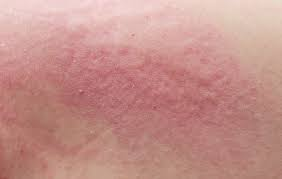
#> input picture flask web/uploads/img549.jpg, 282 x 179 px
$ python -i pipeline.py   (imports and definitions only)
#> lines starting #> are read from the running program, lines starting #| are printed output that depends on the picture; after the words box and inside, x2 and y2 are one past the last pixel; in counts of white or black regions, pixels touching at a corner belong together
import os
import cv2
import numpy as np
import tensorflow as tf
from tensorflow.keras.preprocessing import image

# Informasi medis klinis komprehensif untuk setiap derajat luka bakar
CLINICAL_INFO = {
    'Class1': {
        'grade': 'GRADE 1',
        'title': '1st Degree Burn (Superficial)',
        'severity': 'Mild',
        'badge_color': '#10b981',
        'depth': 'Lapisan Epidermis (Hanya kulit terluar)',
        'description': 'Luka bakar superfisial yang hanya mengenai lapisan epidermis. Ditandai dengan kulit memerah, kering, terasa perih atau panas saat disentuh, tanpa lepuhan (blister).',
        'healing_time': '3 - 6 hari tanpa meninggalkan jaringan parut (scar).',
        'protocols': [
            'Alirkan air sejuk bersih (bukan air es) selama 10-15 menit pada area luka.',
            'Oleskan gel lidah buaya murni (aloe vera) atau pelembap berbahan dasar air.',
            'Jangan gunakan pasta gigi, mentega, atau minyak goreng pada luka bakar.',
            'Lindungi luka dari paparan langsung sinar matahari hingga sembuh.',
            'Konsumsi analgesik ringan (misal paracetamol) jika terasa nyeri mengganggu.'
        ],
        'emergency_alert': False
    },
    'Class2': {
        'grade': 'GRADE 2',
        'title': '2nd Degree Burn (Partial Thickness)',
        'severity': 'Moderate',
        'badge_color': '#f59e0b',
        'depth': 'Lapisan Epidermis & Sebagian Dermis',
        'description': 'Luka bakar yang menembus lapisan dermis. Ditandai dengan kulit sangat merah, bengkak, lepuhan berisi cairan (bula/blister), dan rasa nyeri yang intens.',
        'healing_time': '2 - 3 minggu dengan perawatan luka steril yang konsisten.',
        'protocols': [
            'Dinginkan segera dengan air mengalir suhu ruang selama minimal 15-20 menit.',
            'JANGAN PERNAH memecahkan lenting atau lepuhan kulit untuk mencegah infeksi sekunder.',
            'Tutup luka secara longgar menggunakan perban atau kassa steril non-stick.',
            'Hindari penggunaan kapas berserat yang dapat menempel pada luka basah.',
            'Segera konsultasikan ke fasilitas medis / dokter untuk pemberian salep antibiotik topikal.'
        ],
        'emergency_alert': False
    },
    'Class3': {
        'grade': 'GRADE 3',
        'title': '3rd Degree Burn (Full Thickness)',
        'severity': 'Severe Emergency',
        'badge_color': '#f43f5e',
        'depth': 'Seluruh Lapisan Dermis hingga Jaringan Subkutan',
        'description': 'Luka bakar dalam yang menghancurkan seluruh ketebalan kulit dan folikel rambut. Kulit tampak putih lilin, kasar, kecokelatan, atau hangus kehitaman. Mungkin tidak terasa sakit karena ujung saraf telah rusak.',
        'healing_time': 'Membutuhkan penanganan bedah (debridement & skin graft) dan rehabilitasi panjang.',
        'protocols': [
            'HUBUNGI NOMOR GAWAT DARURAT (118/119) ATAU KE IGD SEGERA!',
            'Jangan melepaskan pakaian yang melekat atau menempel erat pada luka bakar.',
            'Jangan merendam area luka dalam air es, karena berisiko memicu hipotermia dan syok.',
            'Tutup area luka secara longgar dengan kain atau perban steril yang kering dan bersih.',
            'Tinggikan posisi ekstremitas yang terluka di atas posisi jantung jika memungkinkan.'
        ],
        'emergency_alert': True
    },
    'Class4': {
        'grade': 'GRADE 4',
        'title': '4th Degree Burn (Subdermal / Deep)',
        'severity': 'Critical Trauma',
        'badge_color': '#9333ea',
        'depth': 'Menembus Subkutan, Lemak, Tendon, Otot & Tulang',
        'description': 'Kerusakan jaringan tingkat paling parah dan mengancam jiwa. Jaringan tampak hangus, kaku, dan mengekspos struktur anatomi di bawahnya seperti otot atau tulang.',
        'healing_time': 'Penanganan intensif di Unit Perawatan Luka Bakar (Burn Center), bedah rekonstruksi berulang.',
        'protocols': [
            'KONDISI KRITIS: SEGERA BAWA KE UNIT GAWAT DARURAT / RUMAH SAKIT RUJUKAN LUKA BAKAR!',
            'Pastikan jalan napas (airway), pernapasan, dan sirkulasi pasien tetap stabil.',
            'Lindungi pasien dari hipotermia dengan selimut bersih di area non-luka.',
            'Jangan beri makan atau minum jika pasien menunjukkan tanda-tanda syok atau penurunan kesadaran.',
            'Dokumentasikan waktu dan zat penyebab trauma (api, listrik tegangan tinggi, kimia asam/basa kuat).'
        ],
        'emergency_alert': True
    }
}

CLASS_LABELS = ['Class1', 'Class2', 'Class3', 'Class4']

def run_segmentation(image_path, output_dir=None):
    """
    Menjalankan Computer Vision Preprocessing:
    - Segmentasi warna kulit (HSV color space).
    - Thresholding Otsu untuk mengisolasi jaringan luka bakar.
    - Ekstraksi kontur luka dan pembuatan masker biner serta overlay neon.
    """
#> called with image_path = 'uploads/img549.jpg'
    image = cv2.imread(image_path)
#> image is the input picture: shape (179, 282, 3); mean B, G, R 138.9, 145.3, 196.7
    if image is None:
        return None

    h, w = image.shape[:2]
#> h = 179; w = 282

    # Konversi ke HSV untuk isolasi area kulit
    hsv = cv2.cvtColor(image, cv2.COLOR_BGR2HSV)
#> hsv: shape (179, 282, 3); mean H, S, V 19.8, 77.2, 196.7
    lower_skin = np.array([0, 48, 80], dtype=np.uint8)
    upper_skin = np.array([20, 255, 255], dtype=np.uint8)
    skin_mask = cv2.inRange(hsv, lower_skin, upper_skin)
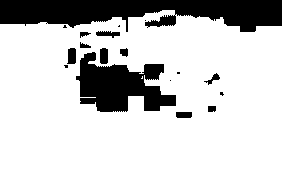
#> skin_mask: shape (179, 282); 79.3% white; 18 black regions (7 under 20 px)
    skin_area = cv2.bitwise_and(image, image, mask=skin_mask)
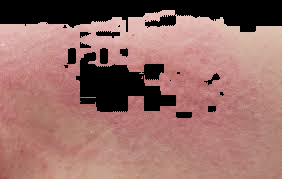
#> skin_area: shape (179, 282, 3); mean B, G, R 104.3, 110.2, 152.1

    # Deteksi kontur luka menggunakan Otsu thresholding pada area kulit
    gray = cv2.cvtColor(skin_area, cv2.COLOR_BGR2GRAY)
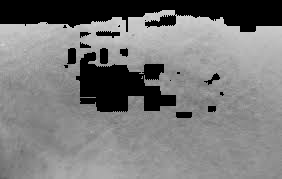
#> gray: shape (179, 282); min 0, max 215, mean 122
    _, thresh = cv2.threshold(gray, 0, 255, cv2.THRESH_BINARY + cv2.THRESH_OTSU)
    contours, _ = cv2.findContours(thresh, cv2.RETR_EXTERNAL, cv2.CHAIN_APPROX_SIMPLE)
#> contours = 1 contour; box (x1, y1, x2, y2) and area: (0, 10, 282, 179) 44000

    # Filter kontur kecil untuk menghilangkan noise
    min_area = (h * w) * 0.0005
#> min_area = 25.24
    valid_contours = [c for c in contours if cv2.contourArea(c) > min_area]
#> valid_contours has the same summary as contours

    # Masker luka bakar
    mask = np.zeros((h, w), dtype=np.uint8)
    cv2.drawContours(mask, valid_contours, -1, 255, -1)
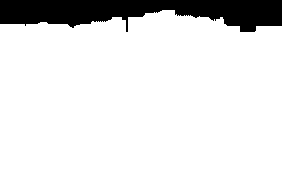
#> mask: shape (179, 282); 88.1% white; 1 black region, box (x1, y1, x2, y2) and area: (0, 0, 282, 32) 6015

    # Overlay citra dengan garis kontur neon bio-cyan dan highlight semi-transparan
    overlay = image.copy()
    cv2.drawContours(overlay, valid_contours, -1, (255, 230, 0), 2)  # Garis tepi kontur cyan/amber
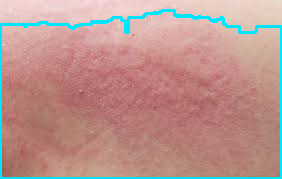
#> overlay: shape (179, 282, 3); 4.52% of pixels changed, all inside (x1, y1, x2, y2) = (0, 9, 282, 179)

    # Hitung estimasi persentase area luka
    burn_pixels = int(np.count_nonzero(mask))
#> burn_pixels = 44463
    total_pixels = h * w
#> total_pixels = 50478
    skin_pixels = int(np.count_nonzero(skin_mask))
#> skin_pixels = 40042

    burn_percentage_total = round((burn_pixels / total_pixels) * 100, 2)
#> burn_percentage_total = 88.08
    burn_percentage_skin = round((burn_pixels / max(skin_pixels, 1)) * 100, 2)
#> burn_percentage_skin = 111

    mask_filename = None
    overlay_filename = None

    if output_dir:
        base_name = os.path.splitext(os.path.basename(image_path))[0]
        mask_filename = f"{base_name}_mask.png"
        overlay_filename = f"{base_name}_overlay.png"

        mask_full_path = os.path.join(output_dir, mask_filename)
        overlay_full_path = os.path.join(output_dir, overlay_filename)

        cv2.imwrite(mask_full_path, mask)
        cv2.imwrite(overlay_full_path, overlay)

    return {
        'mask_filename': mask_filename,
        'overlay_filename': overlay_filename,
        'contours_count': len(valid_contours),
        'burn_percentage': burn_percentage_total,
        'burn_percentage_skin': burn_percentage_skin,
        'image_dimensions': f"{w} x {h} px"
    }

# [52 lines left out: functions run_classification, analyze_burn_image, not called in this run]

>>> result = run_segmentation('uploads/img549.jpg')
#> result = 6 items

$ run again, on flask web/uploads/3.jpg
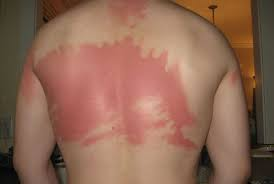
#> input picture flask web/uploads/3.jpg, 274 x 184 px
#> in run_segmentation, image is the input picture: shape (184, 274, 3); mean B, G, R 84, 103.4, 143.4
#> hsv: shape (184, 274, 3); mean H, S, V 12, 105.4, 143.5
#> in run_segmentation, `skin_mask = cv2.inRange(hsv, lower_skin, upper_skin)`:
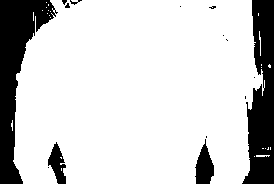
#> skin_mask: shape (184, 274); 81.5% white; 15 black regions (10 under 20 px), largest, box (x1, y1, x2, y2) and area: (0, 0, 58, 184) 4360, (242, 0, 274, 184) 3952, (195, 139, 214, 184) 529, (48, 142, 66, 184) 419, (70, 0, 82, 5) 23
#> thresh: shape (184, 274); 79.9% white; 15 black regions (9 under 20 px)
#> contours = 18 contours, 17 with area under 20; largest, box (x1, y1, x2, y2) and area: (14, 0, 265, 184) 39628
#> valid_contours = 1 contour; box (x1, y1, x2, y2) and area: (14, 0, 265, 184) 39628
#> mask: shape (184, 274); 79.8% white; 5 black regions, box (x1, y1, x2, y2) and area: (0, 0, 85, 184) 4708, (219, 0, 274, 184) 4408, (194, 136, 215, 184) 573, (47, 141, 66, 184) 458, (168, 0, 182, 7) 23
#> in run_segmentation, `cv2.drawContours(overlay, valid_contours, -1, (255, 230, 0), 2)`:
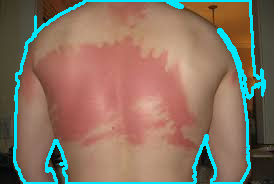
#> overlay: shape (184, 274, 3); 7.02% of pixels changed, all inside (x1, y1, x2, y2) = (13, 0, 266, 184)
#> burn_pixels = 40246
#> skin_pixels = 41076
#> burn_percentage_total = 79.83
#> burn_percentage_skin = 97.98
#> result = 6 items
